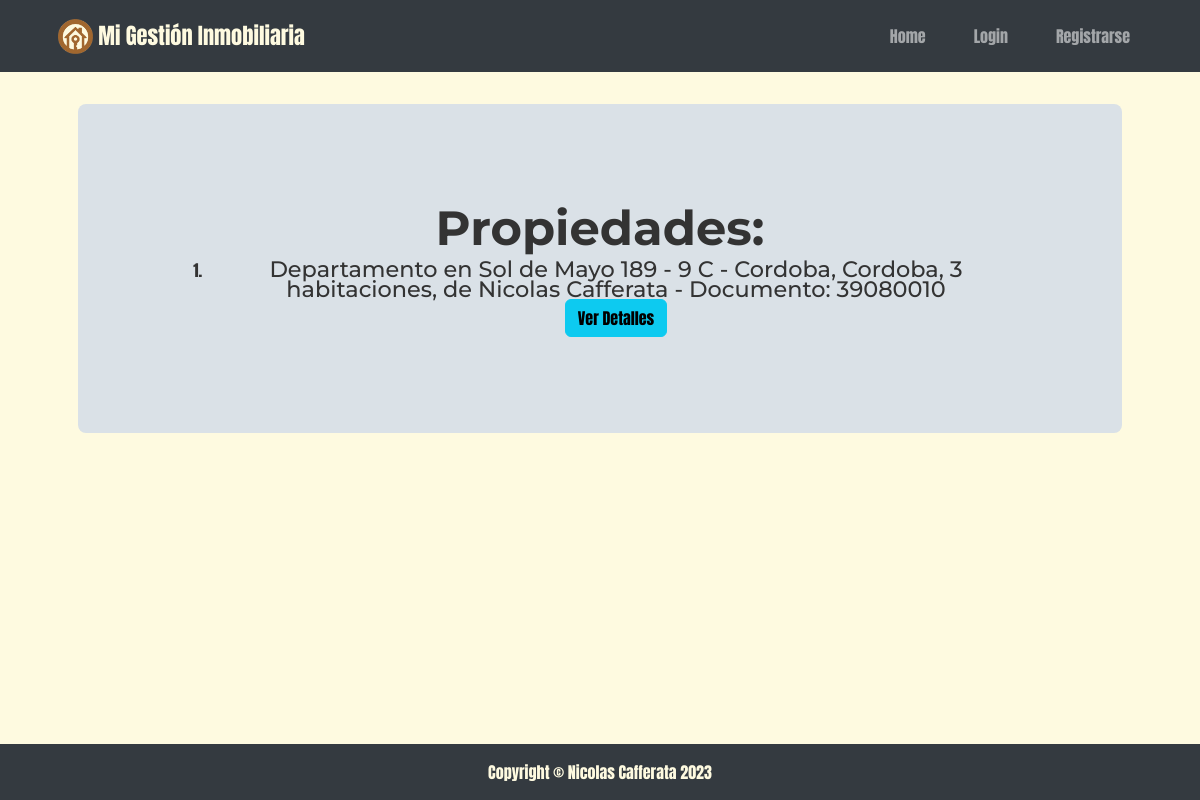
/propiedades, run on an earlier commit of the app's database.
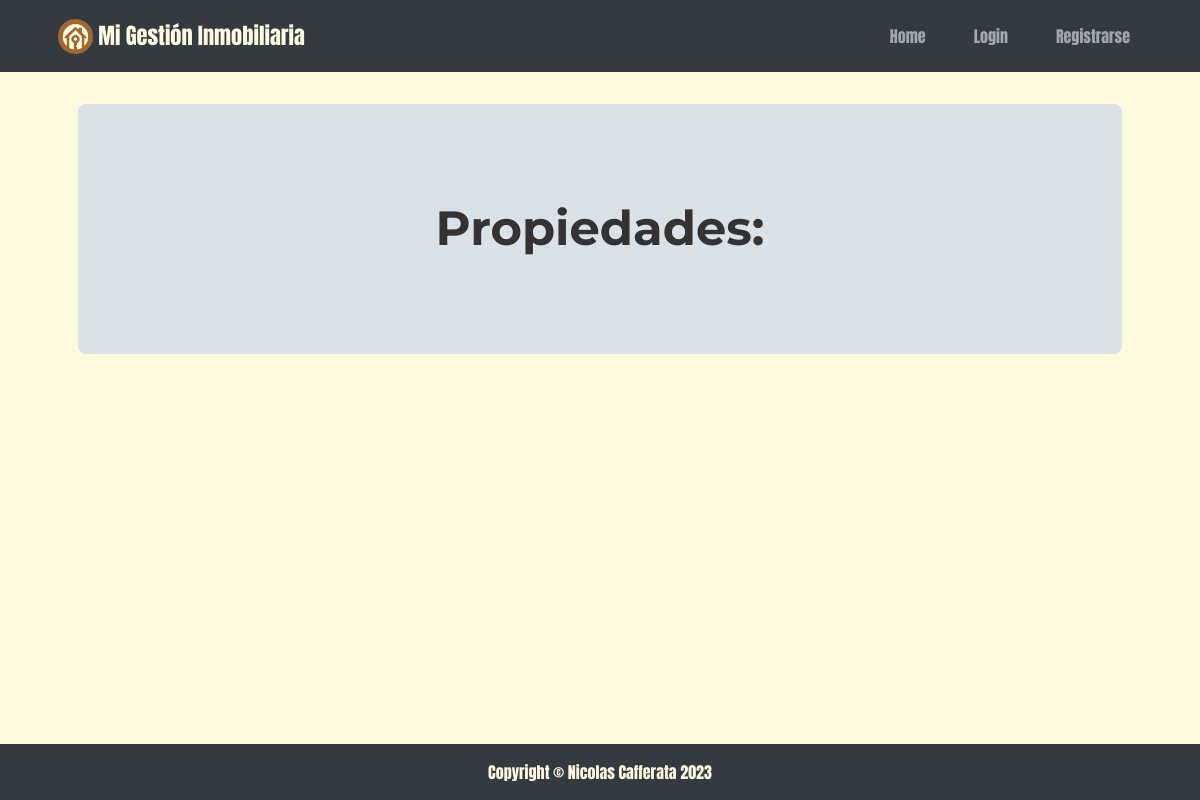
And on a later commit of the database.
### appbroker/models.py (models this page shows, shortened)
class Propiedades(models.Model):
    class haves(models.TextChoices):
        YES = 'si', 'Sí'
        NO = 'no', 'No'
    class disponible(models.TextChoices):
        EN_ALQUILER = 'en_alquiler', 'En alquiler'
        EN_VENTA = 'en_venta', 'En venta'
        VENDIDO = 'vendido', 'Vendido'
        ALQUILADO = 'alquilado', 'Alquilado'
        NO_DISPONIBLE = 'no_disponible', 'No disponible'
    class tipos(models.TextChoices):
        CASA = 'casa', 'Casa'
        DEPARTAMENTO = 'departamento', 'Departamento'
        LOCAL = 'local', 'Local comercial'
        OFICINA = 'oficina', 'Oficina'
        GALPON = 'galpon', 'Galpón'
        COCHERA = 'cochera', 'Cochera'
        TERRENO = 'terreno', 'Terreno'
    ubicacion = models.CharField(max_length=255)
    estado = models.CharField(max_length=20, choices=disponible.choices, default=disponible.NO_DISPONIBLE)
    tipo = models.CharField(max_length=20, choices=tipos.choices)
    habitaciones = models.IntegerField(choices=[(i, str(i)) for i in range(11)], default=0)
    baños = models.IntegerField(choices=[(i, str(i)) for i in range(7)], default=1)
    balcon = models.CharField(max_length=2, choices=haves.choices, default=haves.NO)
    pileta = models.CharField(max_length=2, choices=haves.choices, default=haves.NO)
    garage = models.CharField(max_length=2, choices=haves.choices, default=haves.NO)
    valor_alquiler = models.CharField(max_length=20, blank=True, null=True)
    valor_venta = models.CharField(max_length=20, blank=True, null=True)
    expensas = models.CharField(max_length=20, blank=True, null=True)
    propietario = models.ForeignKey('Propietarios', blank=False, on_delete=models.CASCADE, related_name='propiedades_asignadas_al_propietario', related_query_name='propiedades_asignadas_a_propietario')
    def __str__(self):
        return f'{self.tipo.capitalize()} en {self.ubicacion}'
    class Meta:
        verbose_name_plural = 'Propiedades'

class Persona(models.Model):
    nombre = models.CharField(max_length=40)
    documento = models.IntegerField(blank=True, null=True)
    telefono = models.CharField(max_length=20, blank=True, null=True)
    email = models.EmailField(max_length=30, blank=True, null=True)
    class Meta:
        abstract = True

class Propietarios(Persona):
    propiedades_asignadas = models.ManyToManyField(Propiedades, related_name='propietario_asignado_a_propiedad', related_query_name='propietario_asignado_a_la_propiedad')
    def __str__(self):
        return f'{self.nombre} - Documento: {self.documento}'
    class Meta:
        verbose_name_plural = 'Propietarios'
    pass

### appbroker/views.py (the view)
# urls.py: path('propiedades', ver_propiedades, name='ver_propiedades'),
def ver_propiedades(request):
    propiedades = Propiedades.objects.all()
    return render(request, 'propiedades.html', {'propiedades':propiedades})

### appbroker/templates/propiedades.html (shortened to what this page needs)
{% extends "index.html" %}
{% block header %}
<li class="nav-item"><a class="nav-link" aria-current="page" href="{% url 'home' %}">Home</a></li>
{% endblock %}
{% block content %}
<header class="py-5">
    <div class="container px-lg-5">
        <div class="p-4 p-lg-5 bg-light rounded-3 text-center">
            <div class="m-4 m-lg-5">
                    <h1 class="display-5 fw-bold">Propiedades:</h1>
                        <ol>
                            {% for propiedad in propiedades %}
                            <li>
                                <h5 class="display-7">
                                    {{ propiedad }},
                                    {% if propiedad.tipo == 'casa' or propiedad.tipo == 'departamento' %}
                                        {% if propiedad.habitaciones != 0 %}
                                            {{ propiedad.habitaciones }} habitaciones,
                                        {% else %}
                                            Monoambiente,
                                        {% endif %}
                                        de {{ propiedad.propietario }}
                                    {% endif %}
                                </h5>
                            </li>
                        <button type="button" class="btn btn-info" data-bs-toggle="modal" data-bs-target="#modalPropiedad{{ propiedad.id }}">
                            Ver Detalles
                        </button>
                {% endfor %}
            </ol>
            </div>
        </div>
    </div>
</header>
{% endblock %}

### appbroker/templates/index.html (shortened to what this page needs)
<!DOCTYPE html>
<html lang="es">
    <head>
        {% load static %}
        <link rel="stylesheet" type="text/css" href="{% static 'assets/css/styles.css' %}">
        <link rel="stylesheet" href="https://cdn.jsdelivr.net/npm/bootstrap-icons@1.11.2/font/bootstrap-icons.min.css">
        <link href="{% static 'css/styles.css' %}" rel="stylesheet" />
    </head>
    <body class="d-flex flex-column min-vh-100">
        <nav class="navbar navbar-expand-lg navbar-dark bg-dark">
            <div class="container px-lg-3">
                <nav class="navbar bg-dark">
                    <div class="container">
                      <a class="navbar-brand" href="{% url 'home' %}">
                        <img src="{% static 'assets/icon.png' %}" alt="migestion" width="35" height="35" class="d-inline-block align-text-top">
                        Mi Gestión Inmobiliaria
                      </a>
                    </div>
                  </nav>
                <div class="collapse navbar-collapse" id="navbarSupportedContent">
                    <ul class="navbar-nav ms-auto mt-3 mb-3">
                      {% block header %}{% endblock %}
                      {% if user.is_authenticated %}
                      <form id="logout-form" action="{% url 'logout' %}" method="post" style="display: none;">
                        {% csrf_token %}
                      </form>
                      <li class="nav-item">
                        <a class="nav-link" href="javascript:void(0);" onclick="document.getElementById('logout-form').submit();">Logout</a>
                      </li>
                      {% else %}
                      <li class="nav-item"><a class="nav-link" aria-current="page" href="{% url 'login' %}">Login</a></li>
                      <li class="nav-item"><a class="nav-link" aria-current="page" href="{% url 'registro' %}">Registrarse</a></li>
                      {% endif %}
                    </ul>
                </div>
            </div>
        </nav>
        {% block content %}{% endblock %}
        <footer class="py-3 bg-dark mt-auto">
            <div class="container px-lg-3 text-center text-beige">Copyright &copy; Nicolas Cafferata 2023</div>
        </footer>
    </body>
</html>

What changed in the data, as far as the page shows it:
removed Propiedades: tipo+ubicacion "Departamento en Sol de Mayo 189 - 9 C - Cordoba, Cordoba", habitaciones "3", propietario "Nicolas Cafferata - Documento: 39080010"
